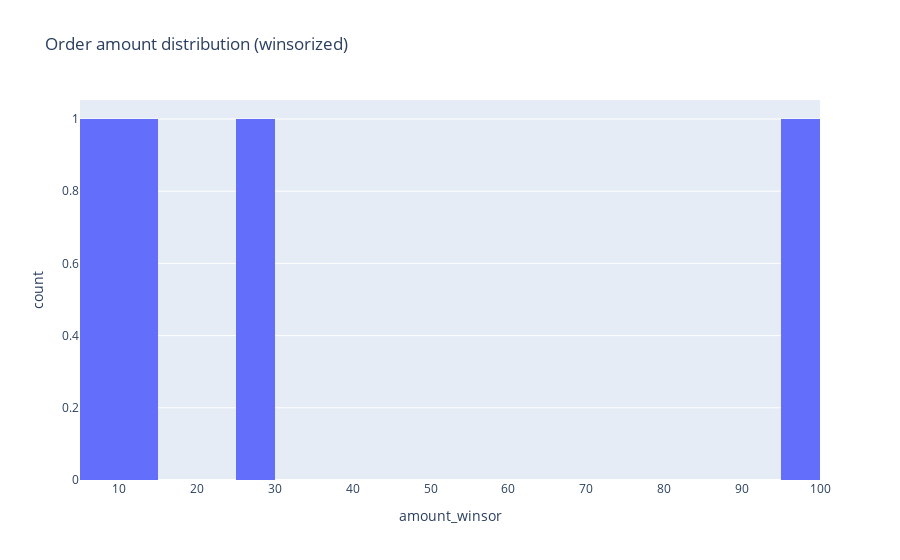

Notebook source saved alongside this figure:
### Code cell
import plotly.express as px
from pathlib import Path
FIGS = Path("reports/figures")
FIGS.mkdir(parents=True, exist_ok=True)
fig = px.histogram(
     df,
    x="amount_winsor",
    nbins=30,
    title="Order amount distribution (winsorized)"
)
fig.write_image(FIGS / "amount_hist_winsor.png", scale=2)
fig

### Figure 1 — Plotly figure (JSON) as saved in the notebook; plotly's stock layout.template omitted (floating-point values rounded to 4 significant figures)
{"data": [{"bingroup": "x", "hovertemplate": "amount_winsor=%{x}<br>count=%{y}<extra></extra>", "legendgroup": "", "marker": {"color": "#636efa", "pattern": {"shape": ""}}, "name": "", "nbinsx": 30, "orientation": "v", "showlegend": false, "type": "histogram", "x": [12.5, 8.135, NaN, 25.0, 97.75], "xaxis": "x", "yaxis": "y"}], "layout": {"barmode": "relative", "legend": {"tracegroupgap": 0}, "title": {"text": "Order amount distribution (winsorized)"}, "xaxis": {"anchor": "y", "domain": [0, 1], "title": {"text": "amount_winsor"}}, "yaxis": {"anchor": "x", "domain": [0, 1], "title": {"text": "count"}}}}
